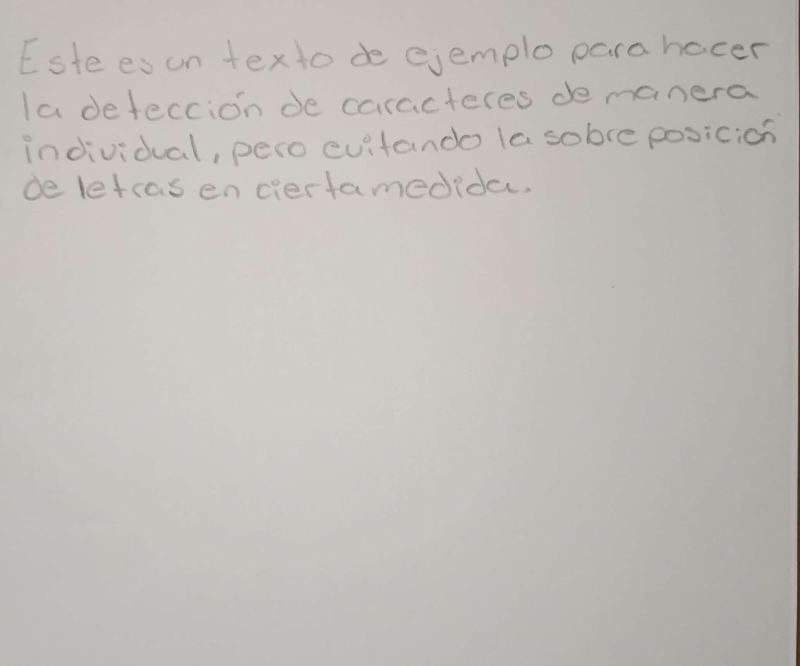
#> input picture imgEjm.jpg, 1600 x 1332 px, found by its file name (shown at 1/2 size)
$ python scratch.py
#> lines starting #> are read from the running program, lines starting #| are printed output that depends on the picture; after the words box and inside, x2 and y2 are one past the last pixel; in counts of white or black regions, pixels touching at a corner belong together
import cv2
import matplotlib.pyplot as plt
import numpy as np

img = cv2.imread(r"imgEjm.jpg")
#> img is the input picture: shape (1332, 1600, 3); mean B, G, R 185.4, 189.5, 193.7
image = img.copy()  #  Creating a copy of the image to make changes
img_resized = cv2.resize(img, (1080, 800))
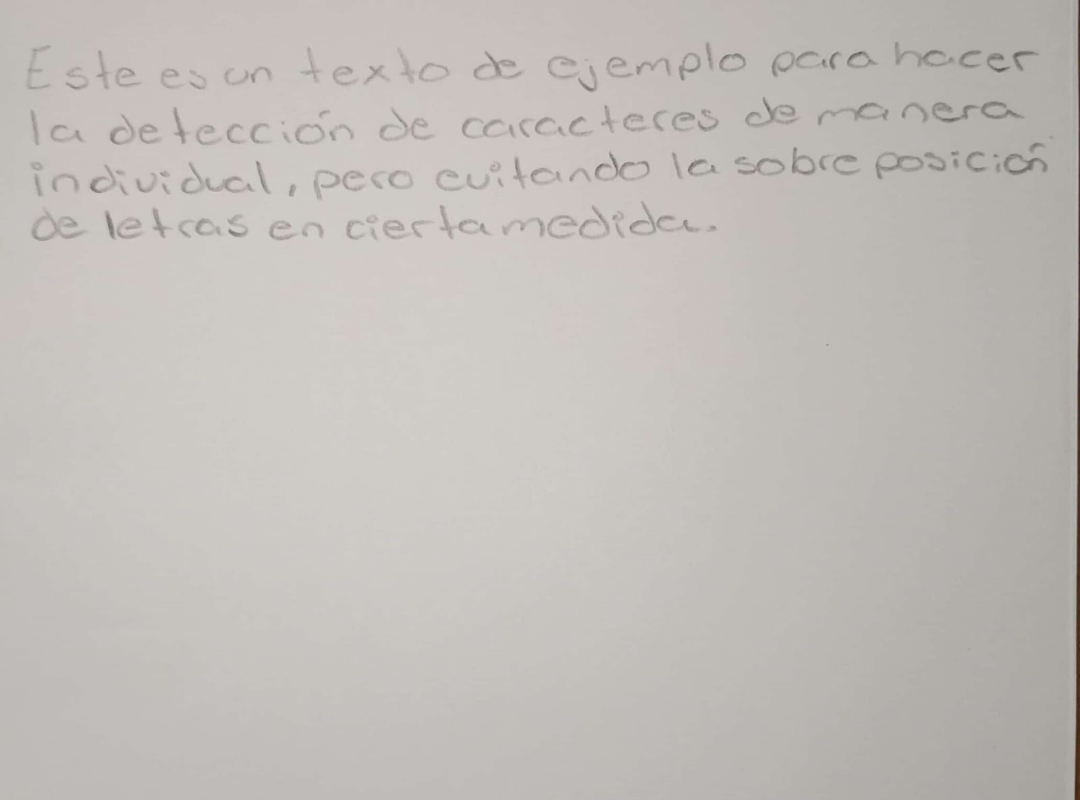
#> img_resized: shape (800, 1080, 3); mean B, G, R 185.3, 189.4, 193.7

grey = cv2.cvtColor(img_resized, cv2.COLOR_BGR2GRAY)
# Aplicar umbralización de Otsu con inversión
otsu1 = cv2.threshold(grey, 50, 150, cv2.THRESH_BINARY_INV | cv2.THRESH_OTSU)[1]
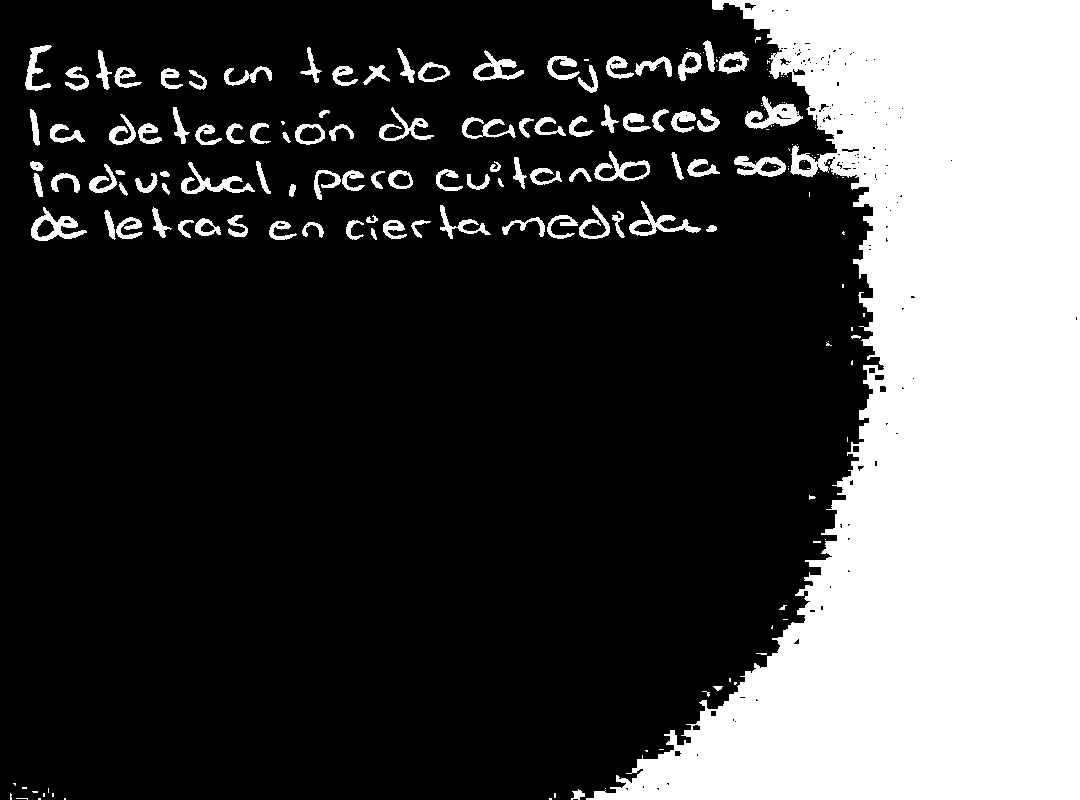
#> otsu1: shape (800, 1080); values 0 (black) and 150 (white), 28.1% white; 173 white regions (76 under 20 px), largest, box (x1, y1, x2, y2) and area: (586, 0, 1080, 800) 219444, (745, 96, 803, 129) 889, (31, 207, 87, 241) 727

kernel = cv2.getStructuringElement(cv2.MORPH_RECT, (2,2))
dilation = cv2.dilate(otsu1, kernel, iterations = 3)
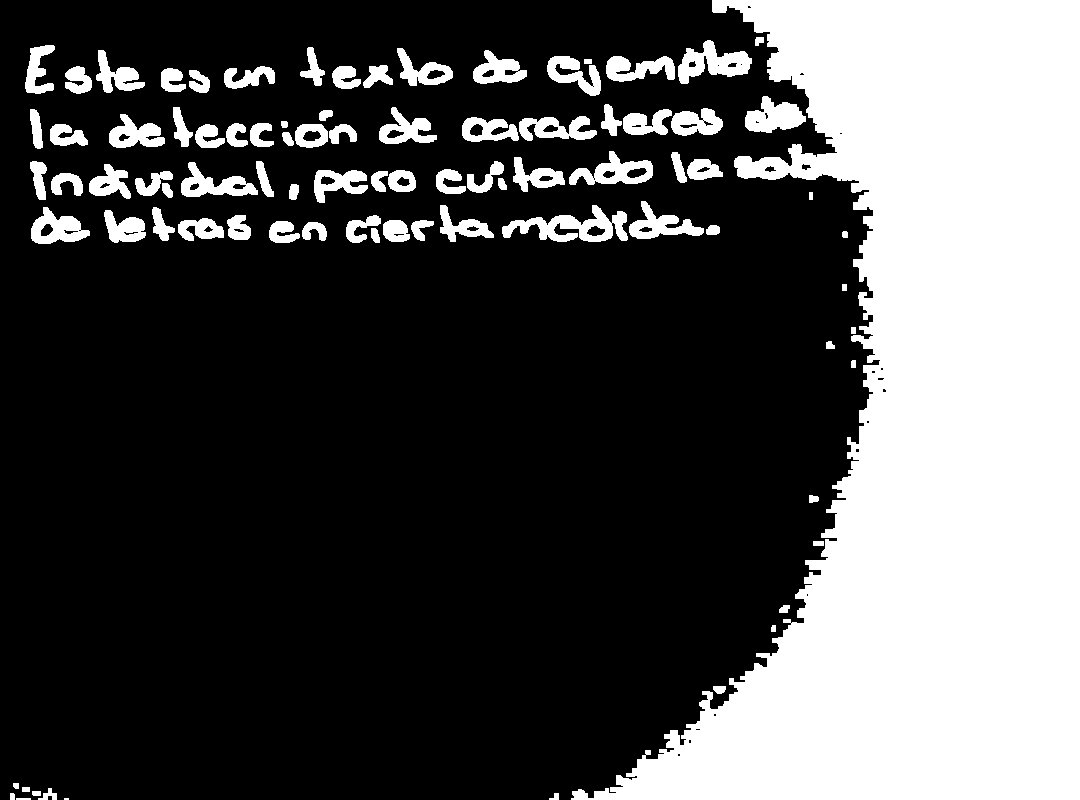
#> dilation: shape (800, 1080); values 0 (black) and 150 (white), 30.9% white; 88 white regions (1 under 20 px)

#Contours cotiene las coordenadas de los contornos de cada elemento dentro de la imagen.
contours, hierarchy = cv2.findContours(dilation, cv2.RETR_LIST, cv2.CHAIN_APPROX_SIMPLE)
#> contours = 143 contours, 24 with area under 20; largest, box (x1, y1, x2, y2) and area: (571, 0, 1080, 800) 222494, (502, 205, 628, 242) 2034, (678, 40, 752, 84) 1590, (569, 151, 653, 185) 1446, (745, 96, 806, 133) 1326

first_contour = contours[60]
#> first_contour = [[593, 178], [594, 177], [595, 178], [595, 179], [594, 180], [593, 179]]
print(first_contour)
#| [[[593 178]]
#|  [[594 177]]
#|  [[595 178]]
#|  [[595 179]]
#|  [[594 180]]
#|  [[593 179]]]


# Dibujar los contornos
img_contours = cv2.drawContours(img_resized, contours, -1, (0, 255, 0), 3)
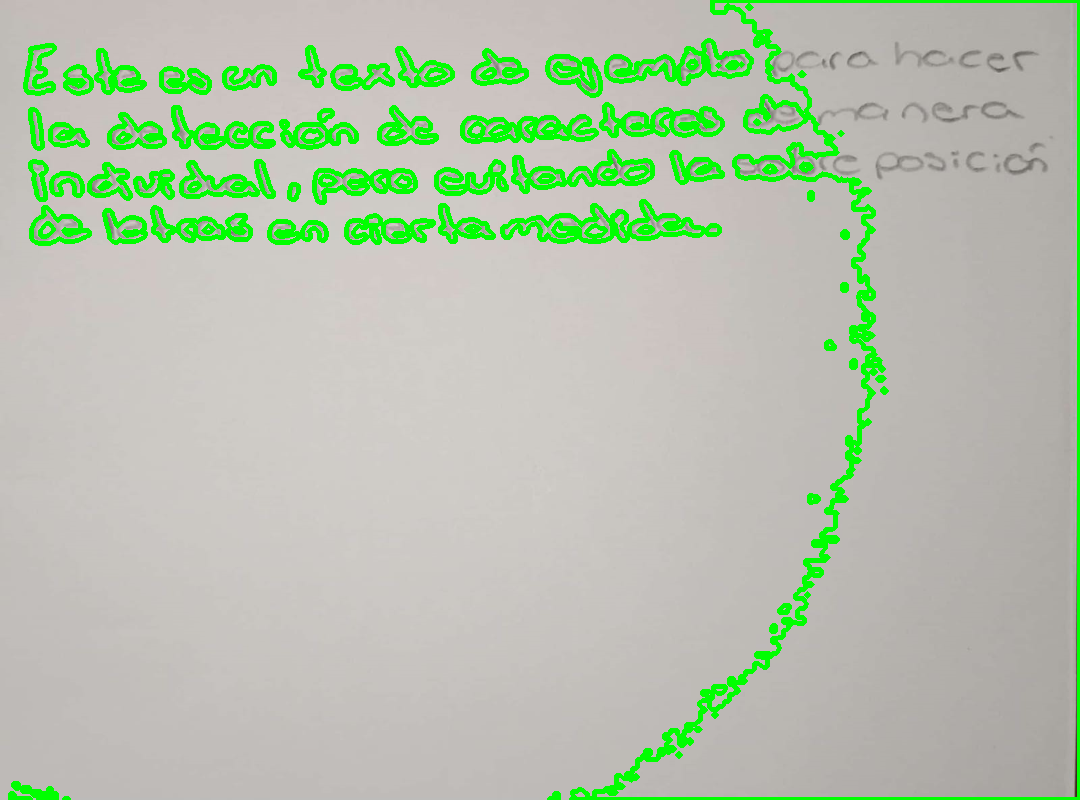
#> img_contours: shape (800, 1080, 3); mean B, G, R 172.2, 194.7, 179.8

# Mostrar la imagen con los contornos
cv2.imshow('Imagen con contornos', img_contours)
cv2.waitKey(0)
cv2.destroyAllWindows()

img_list = []  #  initialize empty list
count = 0  #  keep a count for the words (optional)
for c in contours:
    x, y, w, h = cv2.boundingRect(c)  #  get coordinates of contouts
    if w>10 and h>10:  #  threshold for size of bounding box
        count += 1
    img_list.append(cv2.resize(otsu1[y:h+y, x:w+x], (128, 64))) # Resizing to fixed size
    rect = cv2.rectangle(img_resized, (x, y), (x + w, y + h), (0, 255, 0), 2) # Draw Bounding boxes
#> this loop made 143 passes
#> (x, y, w, h) on passes 3, 4, 5, 6, 8, 9, 10, 11, 12, 13, 14, 15: (549, 793, 10, 7), (10, 793, 5, 7), (32, 791, 9, 5), (38, 788, 19, 12), (13, 783, 6, 6), (677, 753, 4, 4), (688, 739, 4, 5), (695, 728, 6, 3), (713, 713, 4, 4), (713, 686, 13, 8), (771, 625, 5, 7), (779, 605, 11, 8)
#> (c, x, y, w, h) on passes 1, 2, 7, 17, 27, 28: ([[64, 798], [64, 799], [68, 799], [68, 798]], 64, 798, 5, 2), ([[16, 798], [16, 799], [30, 799], [30, 798]], 16, 798, 15, 2), ([[22, 787], [22, 791], [29, 791], [29, 787]], 22, 787, 8, 5), ([[813, 541], [813, 545], [823, 545], [823, 541]], 813, 541, 11, 5), ([[851, 327], [851, 333], [855, 333], [855, 327]], 851, 327, 5, 7), ([[842, 284], [842, 290], [846, 290], [846, 284]], 842, 284, 5, 7)
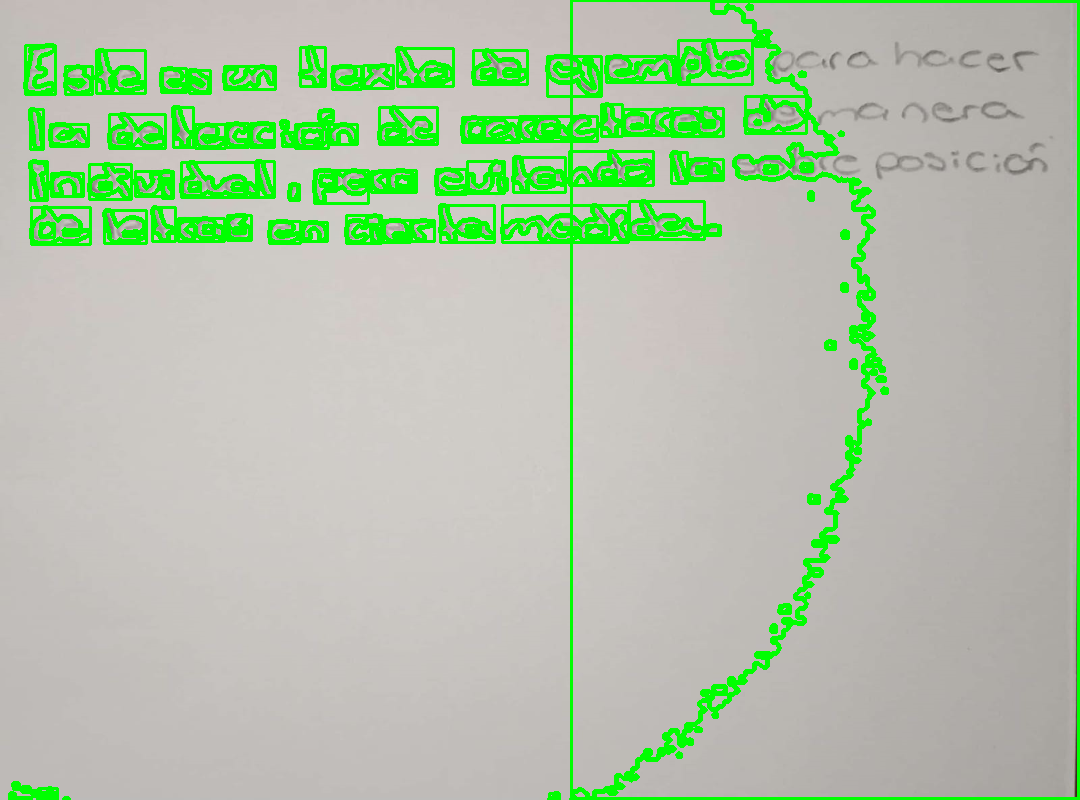
#> img_resized: shape (800, 1080, 3); 2.1% of pixels changed, all inside (x1, y1, x2, y2) = (12, 0, 889, 798)
#> after the loop, count = 71; img_list = 143 items

print(count, " words extracted!")
#| 71  words extracted!

# Mostrar la imagen binaria
cv2.imshow('Imagen binaria', img_resized)
cv2.waitKey(0)
cv2.destroyAllWindows()

$ run again, with letrasSeparadas.jpg copied over imgEjm.jpg
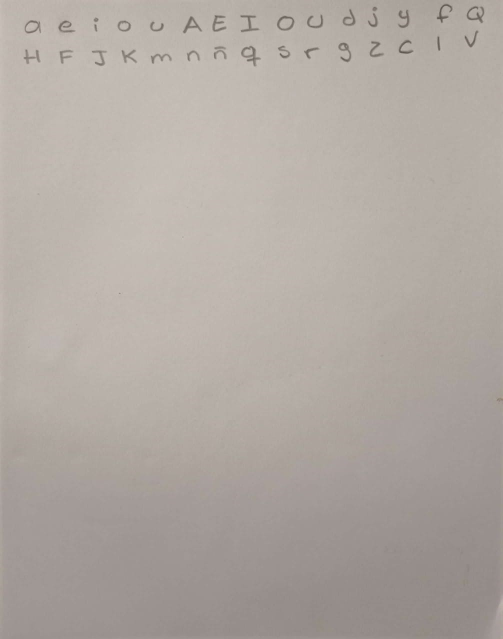
#> input picture letrasSeparadas.jpg, 1006 x 1278 px, found by its file name (shown at 1/2 size)
#> img is the input picture: shape (1278, 1006, 3); mean B, G, R 162.4, 168.8, 176.4
#> `otsu1 = cv2.threshold(grey, 50, 150, cv2.THRESH_BINARY_INV | cv2.THRES..`:
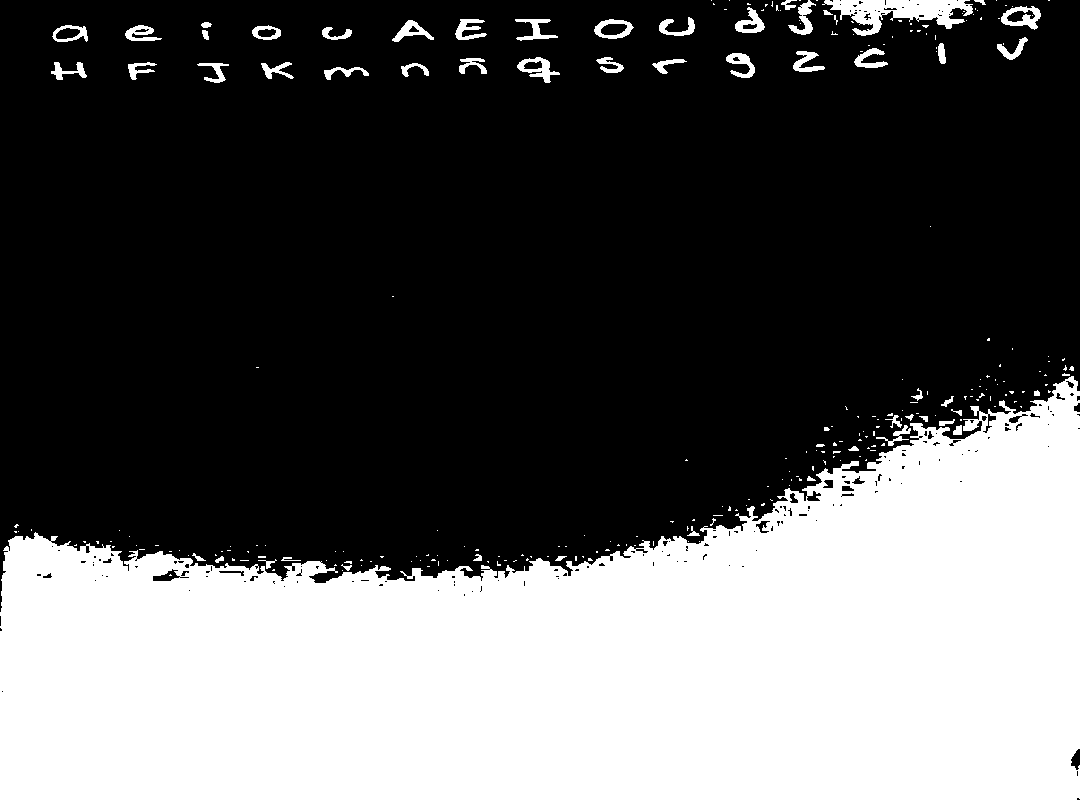
#> otsu1: shape (800, 1080); values 0 (black) and 150 (white), 35.8% white; 269 white regions (213 under 20 px), largest, box (x1, y1, x2, y2) and area: (0, 376, 1080, 800) 296824, (822, 0, 973, 36) 2679, (1001, 6, 1041, 30) 480
#> dilation: shape (800, 1080); values 0 (black) and 150 (white), 37.9% white; 129 white regions (24 under 20 px)
#> contours = 188 contours, 105 with area under 20; largest, box (x1, y1, x2, y2) and area: (0, 365, 1080, 800) 302771, (822, 0, 989, 39) 3968, (735, 0, 821, 38) 1539, (998, 5, 1044, 33) 852, (517, 57, 563, 86) 742
#> first_contour = [[844, 489], [845, 488], [849, 488], [850, 489], [850, 490], [849, 491], [845, 491], [844, 490]]
#| [[[844 489]]
#|  [[845 488]]
#|  [[849 488]]
#|  [[850 489]]
#|  [[850 490]]
#|  [[849 491]]
#> (further printed lines are left out)
#> the loop `for c in contours:` made 188 passes
#> (x, y, w, h) on passes 1, 2, 3, 4, 5, 7, 10, 11: (155, 576, 18, 6), (174, 575, 3, 4), (379, 573, 8, 5), (316, 573, 24, 11), (269, 570, 4, 4), (217, 565, 4, 4), (574, 563, 6, 4), (260, 563, 7, 4)
#> after the loop `for c in contours:`:
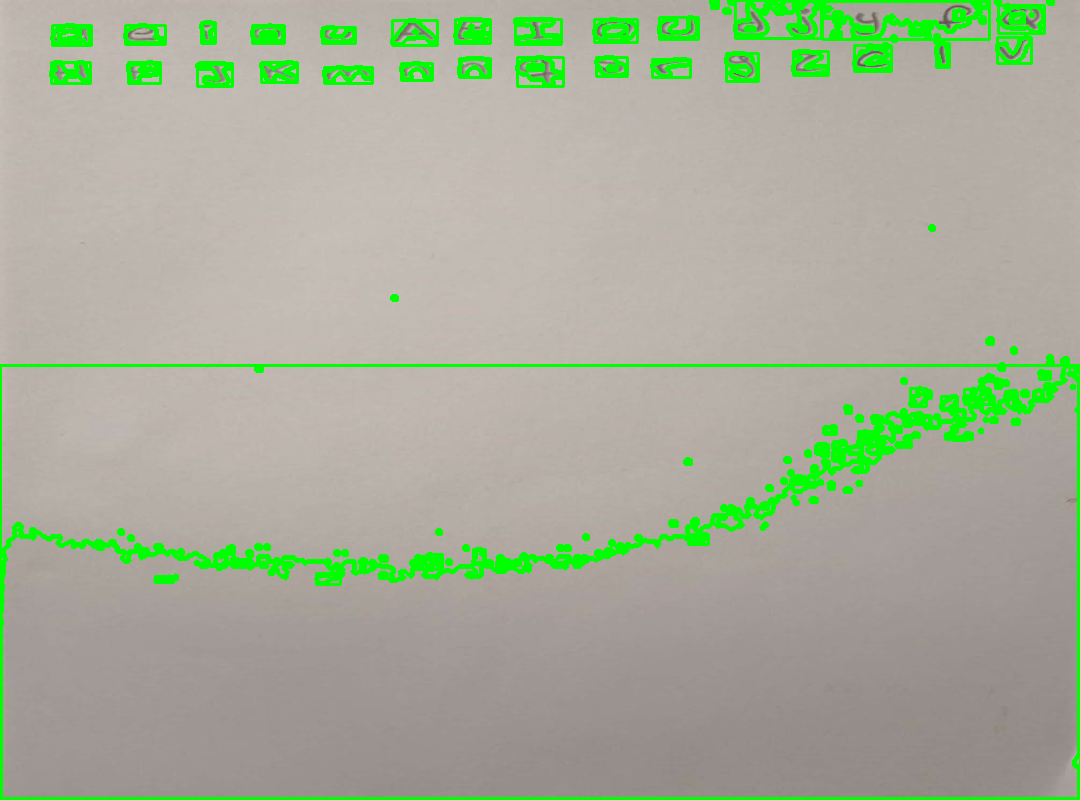
#> img_resized: shape (800, 1080, 3); mean B, G, R 152.2, 174.3, 165.2
#> after the loop `for c in contours:`: count = 36; img_list = 188 items
#| 36  words extracted!
